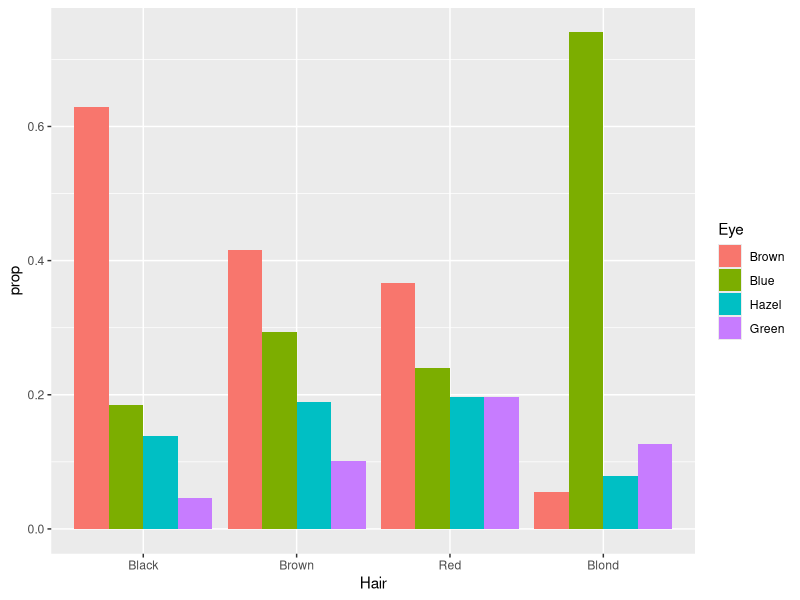
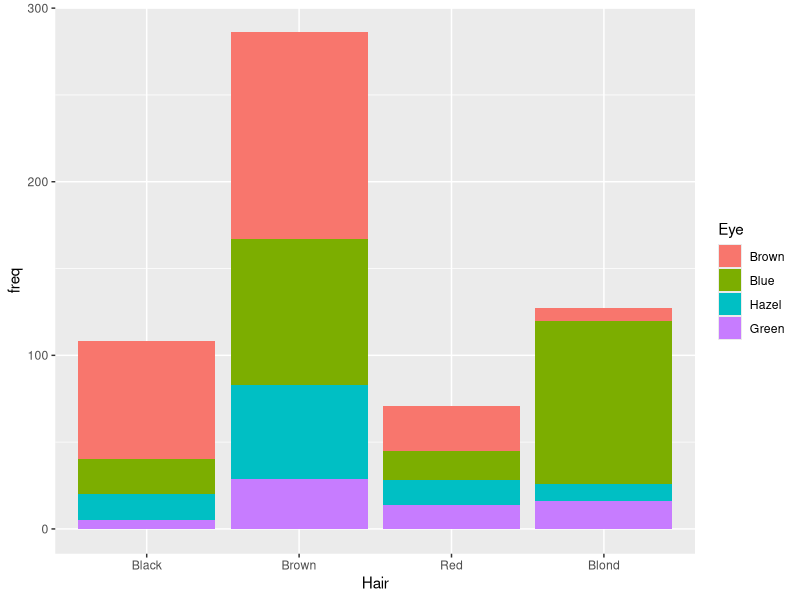
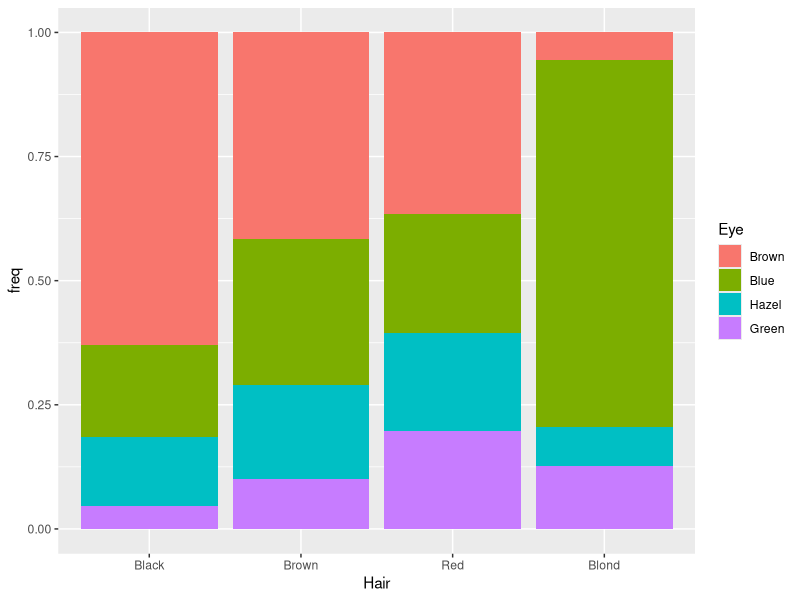
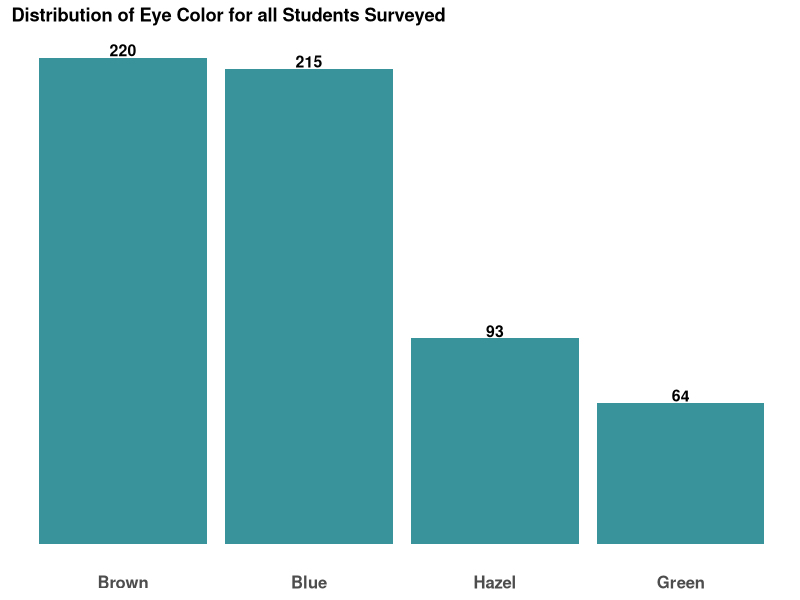
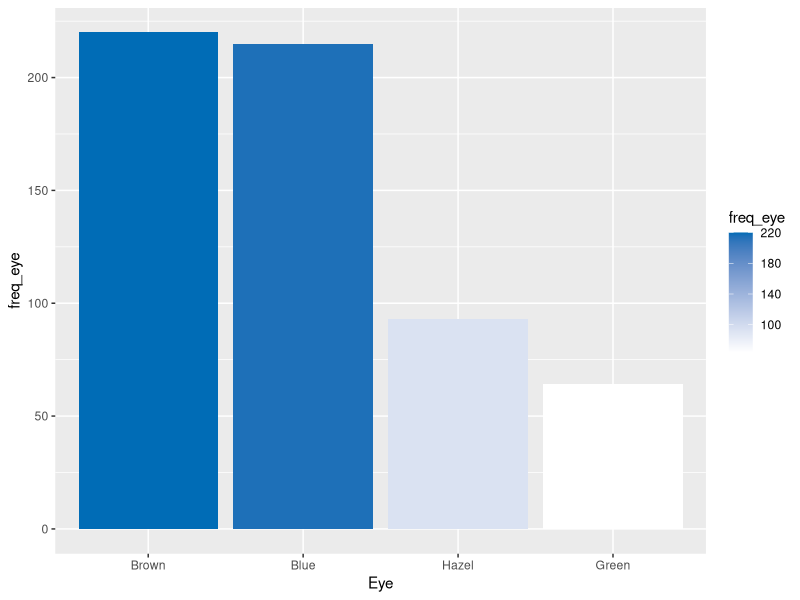
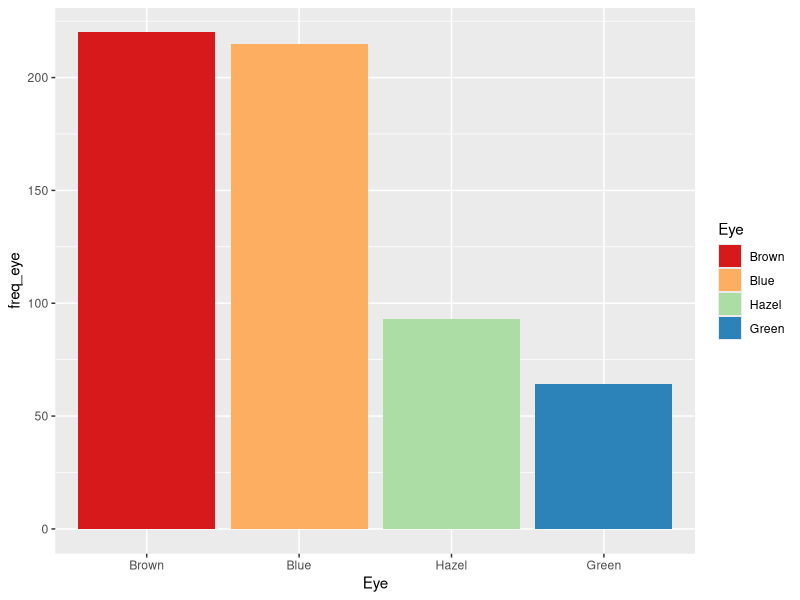
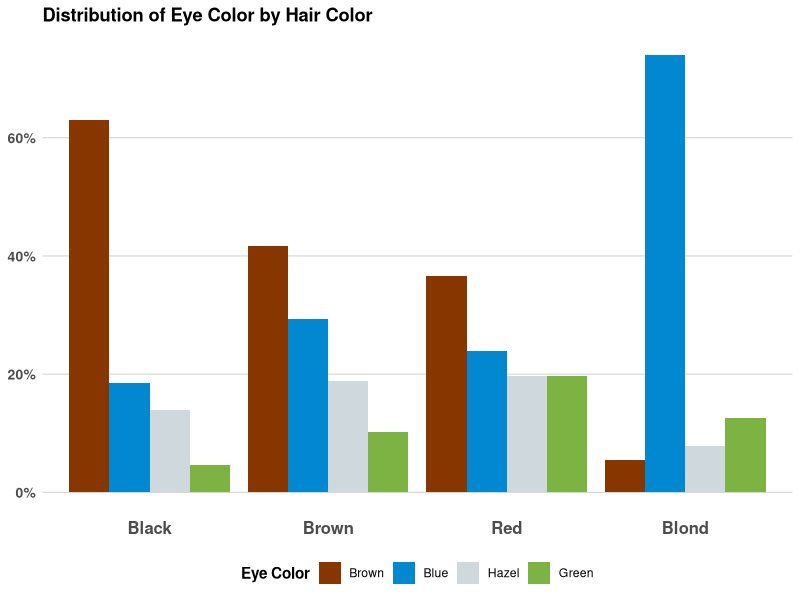
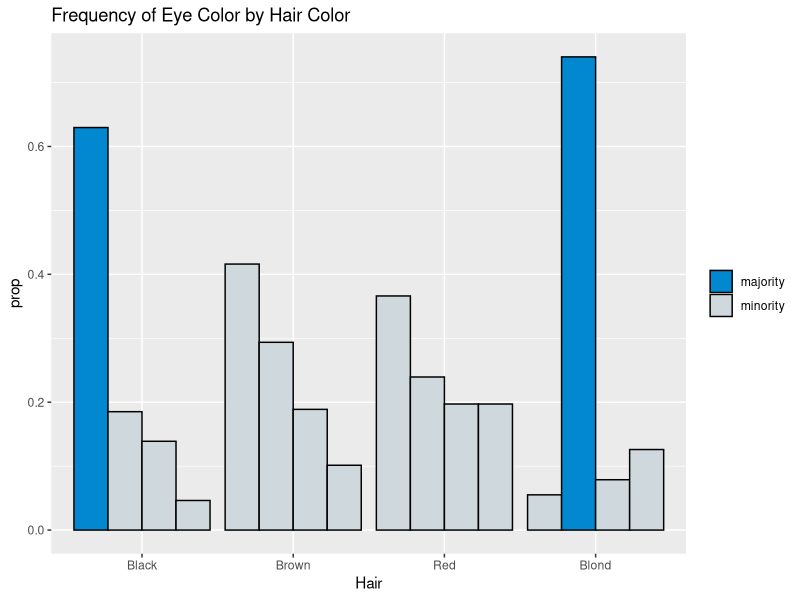

Source code (R) for these figures, in order:
## ---- chunk 1
knitr::opts_chunk$set(
	echo = TRUE,
	message = FALSE,
	warning = FALSE,
	warn.conflicts = FALSE
)
## ---- chunk 2
library(dplyr)
library(ggplot2)
library(grid)
library(gridExtra)
## ---- chunk 3
# load data
data("HairEyeColor")

# reshape the data
hair_eye_freq <- HairEyeColor %>%
  data.frame() %>%
  group_by(Hair, Eye) %>%
  summarize(freq = sum(Freq),
            .groups = "keep") %>%
  ungroup() %>%
  group_by(Hair) %>%
  mutate(total = sum(freq),
         prop = freq/total) %>%
  ungroup() 

# look at the data
glimpse(hair_eye_freq)
## ---- chunk 4
hair_eye_freq %>% 
  ggplot(aes(x = Hair, 
             y = prop,
             fill = Eye)) +
  geom_bar(position = "dodge",
           stat = "identity")
## ---- chunk 5
hair_eye_freq %>% 
  ggplot(aes(x = Hair, 
             y = freq,
             fill = Eye)) +
  geom_bar(position = "stack",
           stat = "identity") 
## ---- chunk 6
hair_eye_freq %>% 
  ggplot(aes(x = Hair, 
             y = freq,
             fill = Eye)) +
  geom_bar(position = "fill",
           stat = "identity")
## ---- chunk 7
eye_overall <- hair_eye_freq %>%
  select(Eye, freq) %>%
  group_by(Eye) %>%
  summarize(freq_eye = sum(freq),
            .groups = "keep") %>%
  ungroup() 

eye_overall %>%
  ggplot(aes(x = Eye, 
             y = freq_eye)) +
  geom_bar(position = "dodge",
           stat = "identity",
           fill = "#38939b") +
  theme_minimal() + 
  theme(
    panel.grid.minor = element_blank(),
    panel.grid.major.x = element_blank(),
    panel.grid.major.y = element_blank(),
    axis.title = element_blank(),
    axis.text = element_text(face = "bold"),
    legend.title = element_text(face = "bold"),
    axis.text.x = element_text(size = 12),
    axis.text.y = element_blank(),
    plot.title= element_text(face = "bold")
  ) + 
  geom_text(aes(x = Eye, 
                y = freq_eye,
                label = freq_eye),
    vjust = -0.1, fontface = "bold", color = "black", size = 4) +
  labs(title = "Distribution of Eye Color for all Students Surveyed")
## ---- chunk 8
### fill by frequency ----
eye_overall %>%
  ggplot(aes(x = Eye, 
             y = freq_eye,
             fill = freq_eye)) +
  geom_bar(position = "dodge",
           stat = "identity") + 
  scale_fill_gradient(low = "white", high = "#006cb6")

### fill with a palette ----
eye_overall %>%
  ggplot(aes(x = Eye, 
             y = freq_eye,
             fill = Eye)) +
  geom_bar(position = "dodge",
           stat = "identity") + 
  scale_fill_brewer(palette = "Spectral")

## ---- chunk 9
hair_eye_freq %>% 
  ggplot(aes(x = Hair, 
             y = prop,
             fill = Eye)) +
  geom_bar(position = "dodge",
           stat = "identity") + 
  scale_fill_manual(values = c("Brown" = "#873600",
                               "Blue" = "#0288D1",
                               "Hazel" = "#CFD8DC",
                               "Green" = "#7CB342"),
                    name = "Eye Color") + 
  scale_y_continuous(labels = scales::percent_format(accuracy = 1)) +
  theme_minimal() + 
  theme(
    legend.position = "bottom",
    panel.grid.minor = element_blank(),
    panel.grid.major.x = element_blank(),
    panel.grid.major.y = element_line(size = 0.25, color = "gray"),
    axis.title = element_blank(),
    axis.text = element_text(face = "bold"),
    legend.title = element_text(face = "bold"),
    axis.text.x = element_text(size = 12),
    axis.text.y = element_text(size = 10),
    plot.title= element_text(face = "bold")
  ) + 
  labs(title = "Distribution of Eye Color by Hair Color") +
  xlab("Hair Color") 
## ---- chunk 10


### color based on values ---- 
hair_eye_freq %>%
  mutate(maj = case_when(prop > 0.5 ~ "majority",
                         TRUE ~ "minority")) %>%
  ggplot(aes(x = Hair, 
             y = prop,
             group = Eye,
             fill = maj)) +
  geom_bar(position = "dodge",
           stat = "identity",
           color = "black") +
  scale_fill_manual(values = c("majority" = "#0288D1",
                               "minority" = "#CFD8DC")) + 
  labs(title = "Frequency of Eye Color by Hair Color") + 
  theme(legend.title = element_blank())
